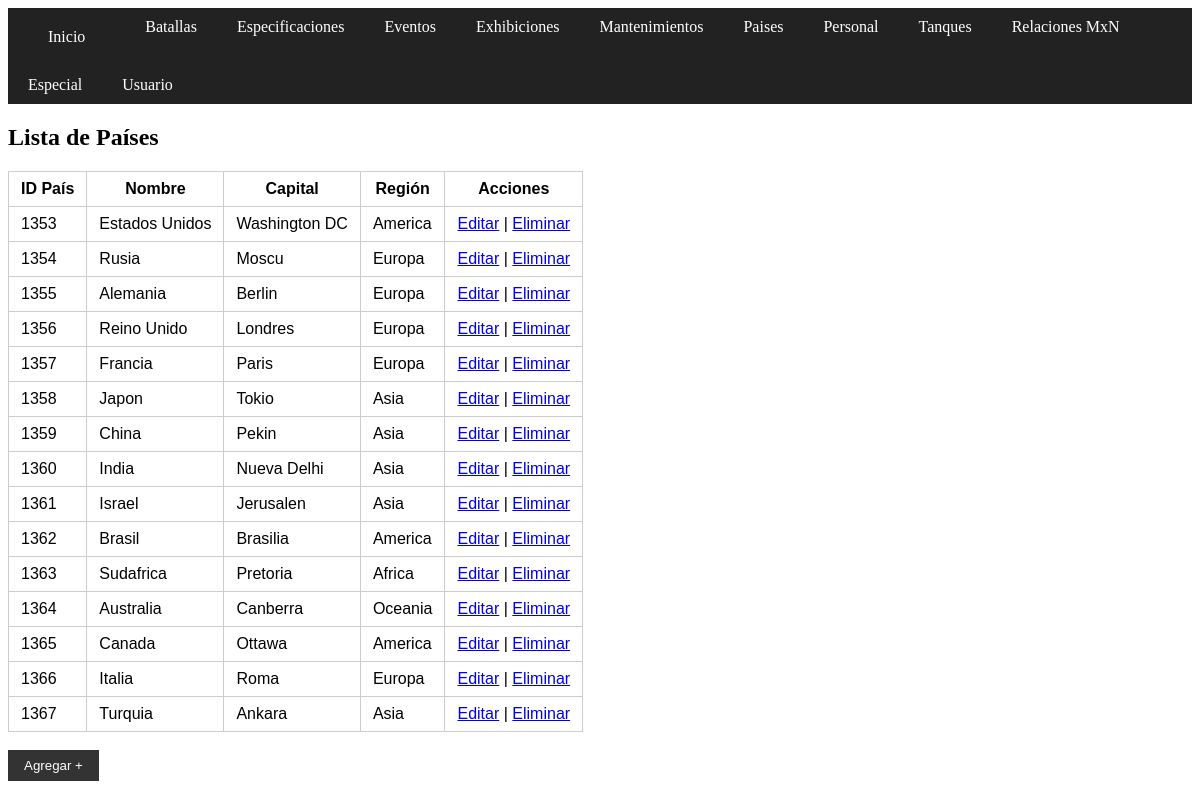
Before: /paises/read.php with the older database file.
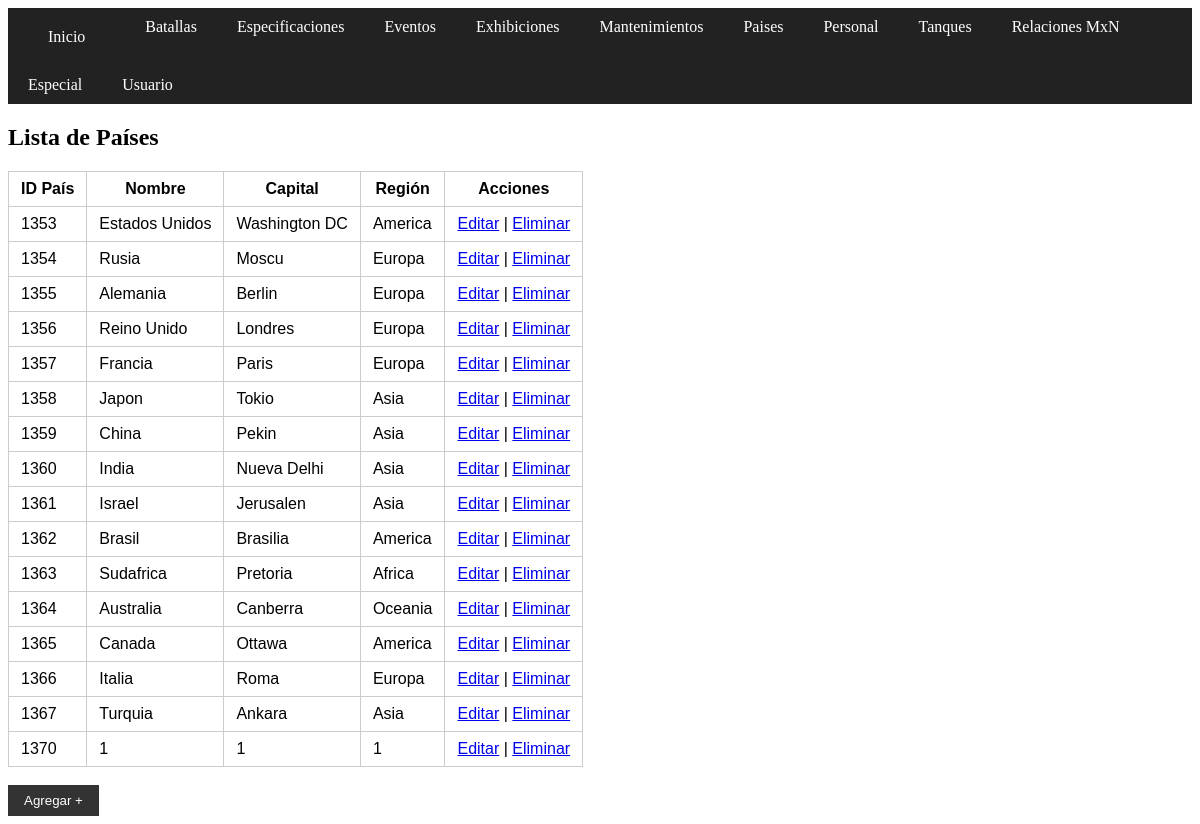
After: the same page with the newer database file.
### tables this page shows
CREATE TABLE `paises` (
  `id_pais` int(11) NOT NULL AUTO_INCREMENT,
  `nombre_pais` varchar(100) DEFAULT NULL,
  `capital` varchar(100) DEFAULT NULL,
  `region` varchar(100) DEFAULT NULL,
  PRIMARY KEY (`id_pais`)
);

### paises/read.php (the view, shortened to what this page needs)
<?php
include_once "../config.php";
$sql = "SELECT * FROM paises ORDER BY id_pais";
$result = $conn->query($sql);
?>
<!DOCTYPE html>
<html>
<head>
    <link rel="stylesheet" href="../estilos.css">
</head>
<body>
<?php include "../menu.php"; ?>
<h2>Lista de Países</h2>
<table>
    <tr>
        <th>ID País</th>
        <th>Nombre</th>
        <th>Capital</th>
        <th>Región</th>
        <th>Acciones</th>
    </tr>
    <?php while($row = $result->fetch_assoc()): ?>
    <tr>
        <td><?= $row['id_pais'] ?></td>
        <td><?= $row['nombre_pais'] ?></td>
        <td><?= $row['capital'] ?></td>
        <td><?= $row['region'] ?></td>
        <td>
            <a href="update.php?id=<?= $row['id_pais'] ?>">Editar</a> |
            <a href="delete.php?id=<?= $row['id_pais'] ?>" onclick="return confirm('¿Seguro que deseas eliminar este país?')">Eliminar</a>
        </td>
    </tr>
    <?php endwhile; ?>
</table><br>
<form><input type="submit" value="Agregar +" formaction="create.php">  </form>
</body>
</html>

Changed rows visible on the page:
added paises: id_pais "1370", nombre_pais "1", capital "1", region "1"
